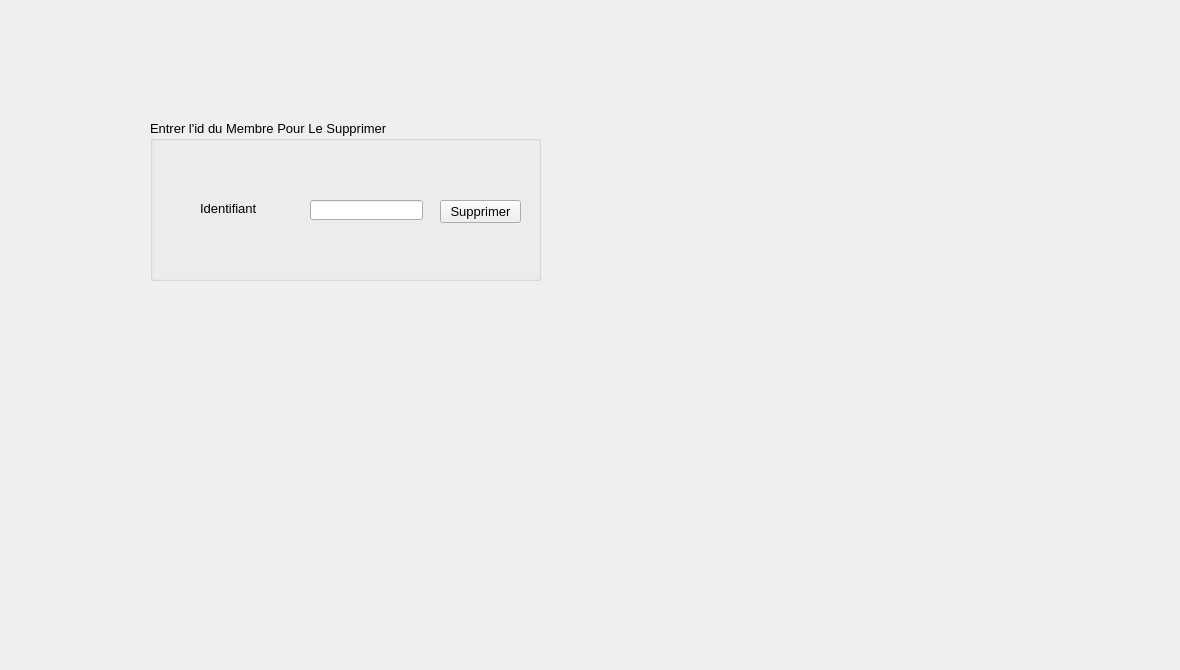
      <widget class="QWidget" name="tab_3">
       <attribute name="title">
        <string>Supprimer</string>
       </attribute>
       <widget class="QGroupBox" name="groupBox_5">
        <property name="geometry">
         <rect>
          <x>150</x>
          <y>120</y>
          <width>391</width>
          <height>161</height>
         </rect>
        </property>
        <property name="font">
         <font>
          <family>MS Shell Dlg 2</family>
          <pointsize>10</pointsize>
          <weight>50</weight>
          <bold>false</bold>
         </font>
        </property>
        <property name="title">
         <string>Entrer l'id du Membre Pour Le Supprimer</string>
        </property>
        <widget class="QPushButton" name="pb_supprimer_3">
         <property name="geometry">
          <rect>
           <x>290</x>
           <y>80</y>
           <width>81</width>
           <height>23</height>
          </rect>
         </property>
         <property name="font">
          <font>
           <family>MS Shell Dlg 2</family>
           <pointsize>10</pointsize>
           <weight>50</weight>
           <bold>false</bold>
          </font>
         </property>
         <property name="text">
          <string>Supprimer</string>
         </property>
        </widget>
        <widget class="QLineEdit" name="lineEdit_id_2">
         <property name="geometry">
          <rect>
           <x>160</x>
           <y>80</y>
           <width>113</width>
           <height>20</height>
          </rect>
         </property>
        </widget>
        <widget class="QLabel" name="label_9">
         <property name="geometry">
          <rect>
           <x>50</x>
           <y>80</y>
           <width>91</width>
           <height>16</height>
          </rect>
         </property>
         <property name="font">
          <font>
           <family>MS Shell Dlg 2</family>
           <pointsize>10</pointsize>
           <weight>50</weight>
           <bold>false</bold>
          </font>
         </property>
         <property name="text">
          <string>Identifiant</string>
         </property>
        </widget>
       </widget>
       <widget class="QLabel" name="label_20">
        <property name="geometry">
         <rect>
          <x>-110</x>
          <y>-70</y>
          <width>1171</width>
          <height>661</height>
         </rect>
        </property>
        <property name="styleSheet">
         <string notr="true">background-image: url(:/gris.jpg);</string>
        </property>
        <property name="text">
         <string/>
        </property>
       </widget>
       <zorder>label_20</zorder>
       <zorder>groupBox_5</zorder>
      </widget>
